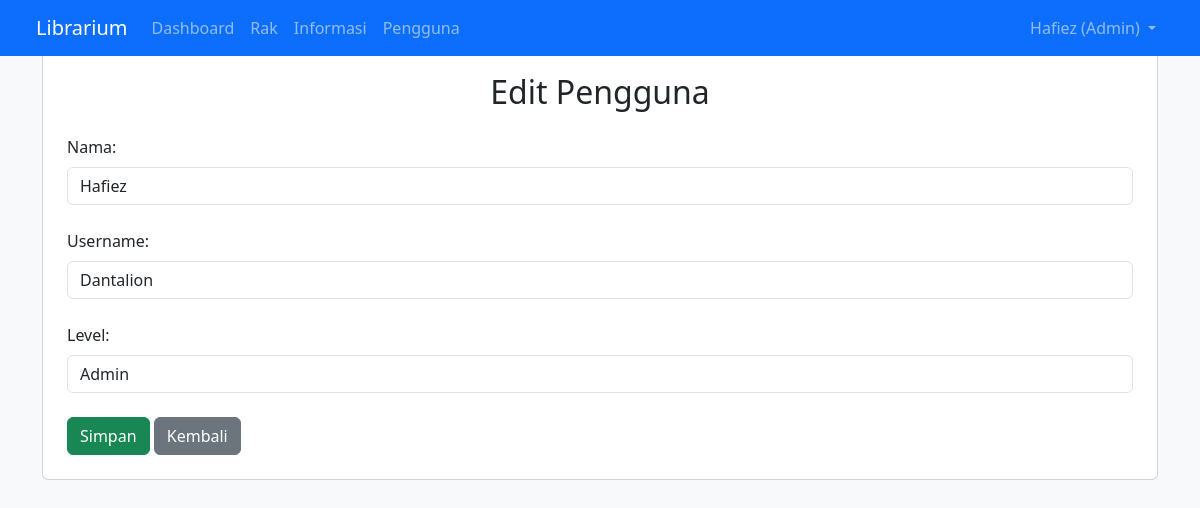
Page /user_edit.php?id=1 (signed in) on the committed database.
### tables this page shows
CREATE TABLE `tb_user` (
  `id` int(11) NOT NULL,
  `created_at` timestamp NOT NULL DEFAULT current_timestamp(),
  `level` enum('Admin','Moderator','Visitor','') DEFAULT 'Visitor',
  `name` varchar(30) DEFAULT NULL,
  `pass` varchar(50) DEFAULT NULL,
  `username` varchar(30) DEFAULT NULL,
  `updated_at` datetime DEFAULT NULL
);

### user_edit.php (the view, shortened to what this page needs)
<?php
include 'header.php';
$id = $_GET['id'] ?? null;
if ($id) {
    $query = mysqli_query($conn, "SELECT * FROM tb_user WHERE id = '$id'");
    $data = mysqli_fetch_assoc($query);
} else {
    echo "ID tidak ditemukan.";
}
?>
<body class="bg-light">
<div class="container mt-5">
    <div class="card p-4">
        <h2 class="mb-4 text-center">Edit Pengguna</h2>
        <form method="POST">
            <label class="form-label">Nama:</label>
            <input type="text" class="form-control" name="name" value="<?= $data['name'] ?>" required><br>
            <label class="form-label">Username:</label>
            <input type="text" class="form-control" name="username" value="<?= $data['username'] ?>" required><br>
            <label class="form-label">Level:</label>
            <select name="level" class="form-control" required>
                <option value="Admin" <?= $data['level'] == 'Admin' ? 'selected' : '' ?>>Admin</option>
            </select><br>
            <button type="submit" class="btn btn-success">Simpan</button>
            <a href="user.php" class="btn btn-secondary">Kembali</a>
        </form>
    </div>
</div>
</body>

### rows in the picture
tb_user: name "Hafiez", username "Dantalion", level "Admin"

### other values in the picture
$_SESSION['uname'] "Hafiez"
$_SESSION['ulevel'] "Admin"
